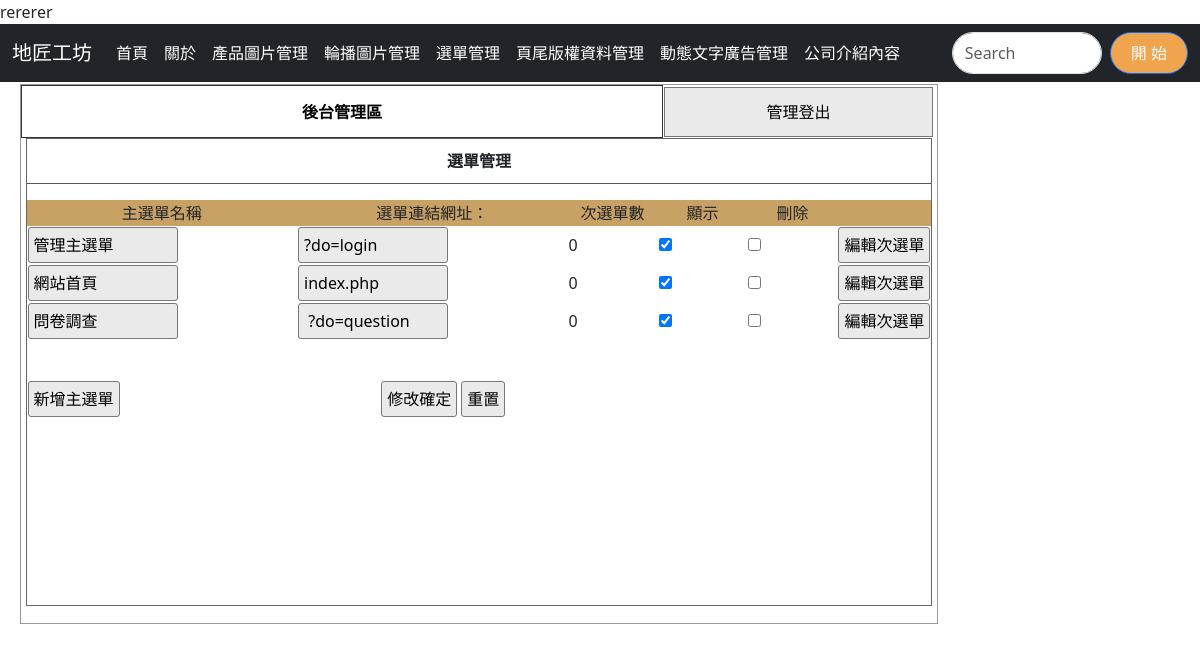
/admin.php?do=menu, run on the app's committed database.
### tables this page shows
CREATE TABLE `ads` (
  `id` int(10) UNSIGNED NOT NULL,
  `text` text NOT NULL,
  `sh` int(1) UNSIGNED NOT NULL DEFAULT 0
);

CREATE TABLE `menus` (
  `id` int(10) UNSIGNED NOT NULL,
  `href` text NOT NULL,
  `text` text NOT NULL,
  `sh` int(1) UNSIGNED NOT NULL DEFAULT 0,
  `main_id` int(10) UNSIGNED NOT NULL
);

### api/db.php (called while the page is built, shortened)
<?php
class DB{
    protected $dsn="mysql:host=localhost;charset=utf8;dbname=db10";
    protected $pdo;
    protected $table;
    function __construct($table){
        $this->table=$table;
        $this->pdo=new PDO($this->dsn,'root','');
    }
    function all(...$arg){
        $sql="SELECT * FROM $this->table ";
        if(!empty($arg[0])){
            if(is_array($arg[0])){
                $where=$this->a2s($arg[0]);
                $sql=$sql . " WHERE ". join(" && ",$where);
            }else{
                $sql .= $arg[0];
            }
        }
        return $this->fetchAll($sql);
    }
    function a2s($array){
        $tmp=[];
        foreach($array as $key => $value){
            $tmp[]="`$key`='$value'";
        }
        return $tmp;
    }
    function count($where=[]){
        return $this->math('count','*',$where);
    }
    protected function fetchAll($sql){
        return $this->pdo->query($sql)->fetchAll(PDO::FETCH_ASSOC);
    }
     protected function math($math,$col='id',$where=[]){
        $sql="SELECT $math($col) FROM $this->table";
        if(!empty($where)){
            $tmp=$this->a2s($where);
            $sql=$sql . " WHERE " . join(" && ", $tmp);
        }
        return $this->pdo->query($sql)->fetchColumn();
    }
}
$Ad=new DB('ads');
$Menu=new DB('menus');

### backend/menu.php (the view, shortened to what this page needs)
<div class="di"
    style="height:540px; border:#999 1px solid; width:76.5%; margin:2px 0px 0px 0px; float:left; position:relative; left:20px;">
    <?php include_once "logout.php";?>
    <div style="width:99%; height:87%; margin:auto; overflow:auto; border:#666 1px solid;">
        <p class="t cent botli">選單管理</p>
        <form method="post" action="./api/edit.php">
            <table width="100%">
                <tbody>
                    <tr class="yel">
                        <td width="30%">主選單名稱</td>
                        <td width="30%">選單連結網址：</td>
                        <td width="10%">次選單數</td>
                        <td width="10%">顯示</td>
                        <td width="10%">刪除</td>
                        <td></td>
                    </tr>
                    <?php
                    $rows=$Menu->all(['main_id'=>0]);
                    foreach($rows as $row){
                    ?>
                    <tr>
                        <td>
                            <input type="text" name="text[]" value="<?=$row['text'];?>">
                        </td>
                        <td>
                            <input type="text" name="href[]" value="<?=$row['href'];?>">
                        </td>
                        <td><?=$Menu->count(['main_id'=>$row['id']]);?></td>
                        <td>
                            <input type="checkbox" name="sh[]" value="<?=$row['id'];?>" <?=($row['sh']==1)?'checked':'';?>>
                        </td>
                        <td>
                            <input type="checkbox" name="del[]" value="<?=$row['id'];?>">
                        </td>
                        <td>
                            <input type="button"
                                  value="編輯次選單"
                                onclick="op(&#39;#cover&#39;,&#39;#cvr&#39;,&#39;./modal/submenu.php?id=<?=$row['id'];?>&#39;)">
                        </td>
                    </tr>
                    <?php
                    }
                    ?>
                </tbody>
            </table>
            <table style="margin-top:40px; width:70%;">
                <tbody>
                    <tr>
                        <td width="200px">
                            <input type="button"
                                onclick="op(&#39;#cover&#39;,&#39;#cvr&#39;,&#39;./modal/<?=$do;?>.php?table=<?=$do;?>&#39;)"
                                value="新增主選單"></td>
                        <td class="cent">
                            <input type="submit" value="修改確定">
                            <input type="reset" value="重置">
                        </td>
                    </tr>
                </tbody>
            </table>
        </form>
    </div>
</div>

### admin.php (shortened to what this page needs)
<?php include_once "api/db.php";?>
<!DOCTYPE html>
<html lang="en">
<head>
    <link rel="stylesheet" href="./css/style.css">
    <link rel="stylesheet" href="https://cdnjs.cloudflare.com/ajax/libs/bootstrap/5.3.3/css/bootstrap.min.css"
 />
</head>
<body>
    <div class="main-header">
        <marquee behavior="scroll" direction="left">
            <?php
    $ads=$Ad->all(['sh'=>1]);
    foreach($ads as $ad){
        echo $ad['text'];
    }
?>
        </marquee>
    </div>
    <nav class="navbar navbar-expand-sm navbar-dark bg-dark position: sticky top: 0 z-index: 1050 sticky-top">
        <div class="container-fluid">
            <a class="navbar-brand" href="javascript:void(0)">地匠工坊</a>
            <div class="collapse navbar-collapse" id="mynavbar">
                <ul class="navbar-nav me-auto">
                    <li class="nav-item">
                        <a class="nav-link highlight-hover" href="index.php">首頁</a>
                    </li>
                    <li class="nav-item">
                        <a class="nav-link highlight-hover" href="#page1">關於</a>
                    </li>
                    <li class="nav-item">
                        <a class="nav-link highlight-hover" href="?do=image">產品圖片管理</a>
                    </li>
                    <li class="nav-item">
                        <a class="nav-link highlight-hover" href="?do=mvim">輪播圖片管理</a>
                    </li>
                    <li class="nav-item">
                        <a class="nav-link highlight-hover" href="?do=menu">選單管理</a>
                    </li>
                    <li class="nav-item">
                        <a class="nav-link highlight-hover" href="?do=bottom">頁尾版權資料管理</a>
                    </li>
                    <li class="nav-item">
                        <a class="nav-link highlight-hover" href="?do=ad">動態文字廣告管理</a>
                    </li>
                    <li class="nav-item">
                        <a class="nav-link highlight-hover" href="?do=about">公司介紹內容</a>
                    </li>
                </ul>
                <form class="d-flex">
                    <input class="form-control me-2" type="text" placeholder="Search">
                    <button class="btn btn-primary" type="button">開 始</button>
                </form>
            </div>
        </div>
    </nav>
    <div class="col">
        <?php
         $do=$_GET['do']??'title';
         $file="./backend/{$do}.php";
         if(file_exists($file)){
             include $file;
         }else{
             include "./backend/title.php";
         }
        ?>
    </div>
</body>
</html>

### css/style.css (style rules this page uses)
body { padding: 0px; margin: 0px; }
.t { font-weight: 800; display: block; text-align: center; padding: 10px 1px 10px 1px; }
.botli { border-bottom: #555 1px solid; }
.di { display: inline-block; }
.cent { text-align: center; }
input, button { border: #777 1px solid; border-radius: 3px; background: #EAEAEA; padding: 5px; margin: 3px; }
input[type=text], input[type=password] { width: 150px; }
.yel td { background: #C8A165; text-align: center; }
.highlight-hover { position: relative; display: inline-block; }
.highlight-hover::after { content: ''; position: absolute; bottom: 0; left: 50%; width: 0; height: 8px; background-color: rgba(255, 255, 0, 0.8); transition: width 0.3s ease, left 0.3s ease; z-index: -1; }
body { background-color: #f5f5f5; color: #333; font-family: 'Roboto', sans-serif; }
.navbar { background-color: #ebbf0fed; }
.navbar-brand, .nav-link { color: #ffffff !important; }
input.form-control { border-radius: 30px; }
button.btn-primary { background-color: #f1a44e; border-radius: 30px; padding: 8px 20px; }

### data on the page
ads: text "rererer"
menus: text "管理主選單", href "?do=login", count "0", sh "☑"
menus: text "網站首頁", href "index.php", count "0", sh "☑"
menus: text "問卷調查", href "?do=question", count "0", sh "☑"
